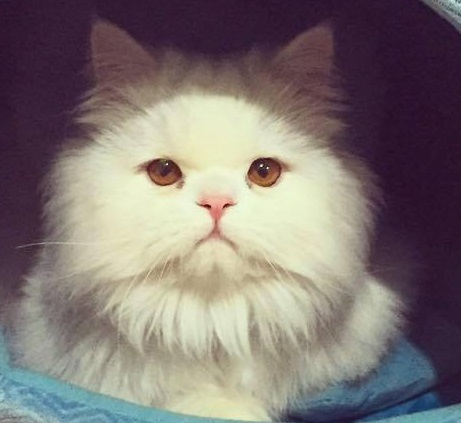
#> input picture 04-Hybrid/Answers/Imgs/cat.jpg, 461 x 423 px
$ python lab04_fft2.py   (Python 2 division)   (older library calls are emulated)
#> lines starting #> are read from the running program, lines starting #| are printed output that depends on the picture
#!/usr/bin/env python

import cv2
import numpy as np
import os
from scipy import misc

image1 = os.getcwd() + '/Imgs/cat.jpg'
image2 = os.getcwd() + '/Imgs/baby.jpg'

s,z = 500, 500

Cat = cv2.imread(image1,0)
#> Cat: shape (423, 461); min 20, max 251, mean 120.6
Cat = cv2.resize(Cat, (s,z))
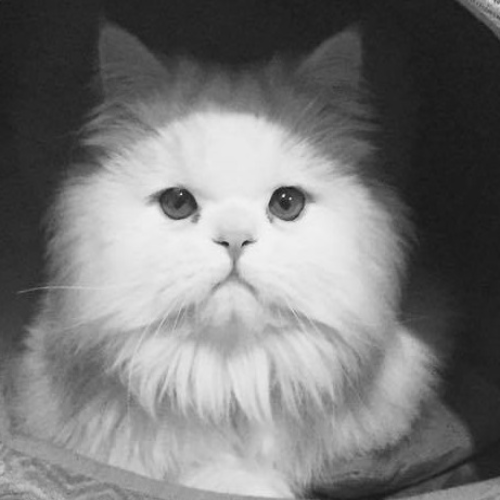
#> Cat: shape (500, 500); min 23, max 245, mean 120.5
fcat = np.fft.fft2(Cat)
fscat = np.fft.fftshift(fcat)

Baby = cv2.imread(image2,0)
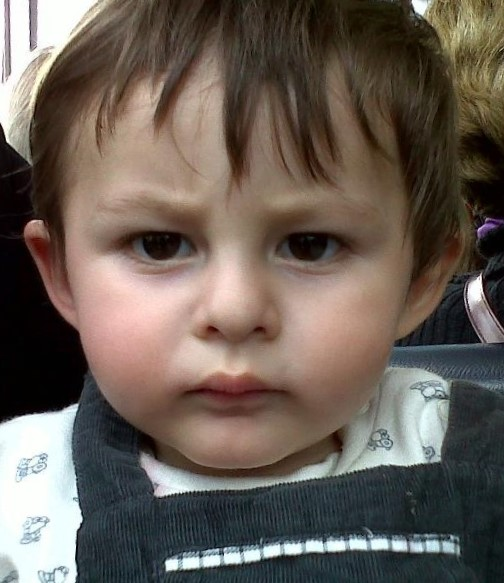
#> input picture 04-Hybrid/Answers/Imgs/baby.jpg, 504 x 583 px
#> Baby: shape (583, 504); min 0, max 255, mean 97.1
Baby = cv2.resize(Baby, (s,z))
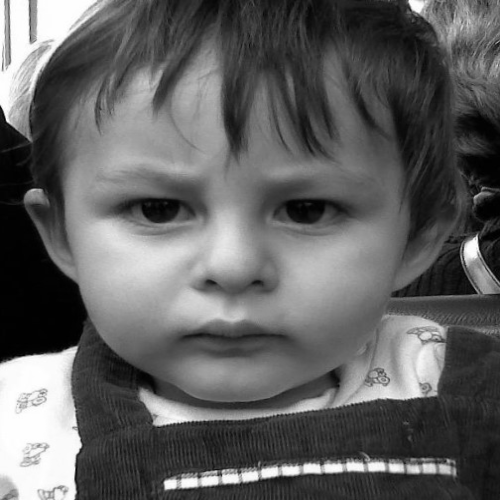
#> Baby: shape (500, 500); min 0, max 255, mean 97
fbaby = np.fft.fft2(Baby)
fsbaby = np.fft.fftshift(fbaby)

a = 2
x,y = Cat.shape
#> x = 500; y = 500
crow,ccol = x/2 , y/2
#> crow = 250; ccol = 250
fscat[crow-a:crow+a, ccol-a:ccol+a] = 0

b = 15
m = np.zeros((x,y))
m[crow-b:crow+b, ccol-b:ccol+b] = 1

fsbaby = fsbaby*m

f_iscat = np.fft.ifftshift(fscat)
img_cat = np.fft.ifft2(f_iscat)
img_cat = np.abs(img_cat)
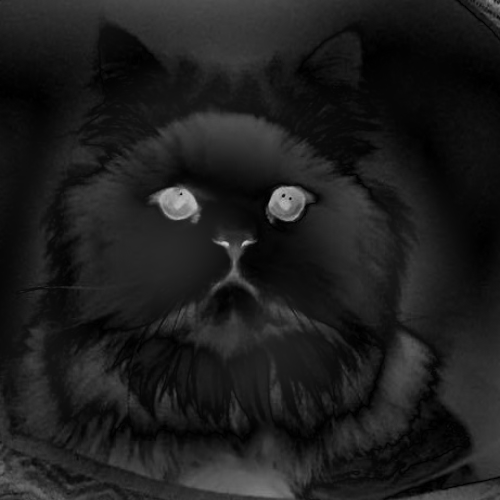
#> img_cat: shape (500, 500) float64; min 0.0168, max 201.5, mean 29.8

f_isbaby = np.fft.ifftshift(fsbaby)
img_baby = np.fft.ifft2(f_isbaby)
img_baby = np.abs(img_baby)

Hybrid = img_baby + img_cat
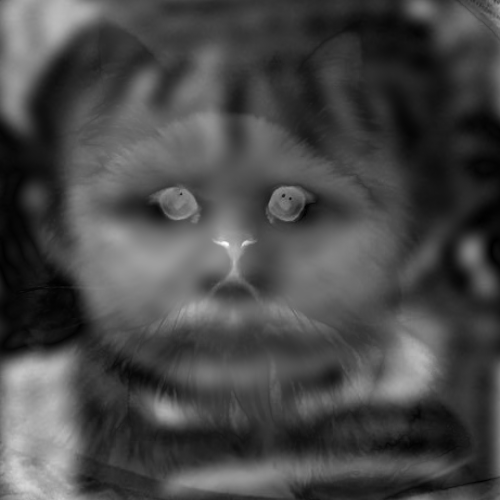
#> Hybrid: shape (500, 500) float64; min 6, max 429.3, mean 127.2; drawn with min black and max white

misc.imsave('hybrid_fft2.png', Hybrid)

I = cv2.resize(Hybrid, (200,200))
I1 = cv2.resize(cv2.pyrDown(I), (200,200))
I2 = cv2.resize(cv2.pyrDown(I1), (200,200))
I3 = cv2.resize(cv2.pyrDown(I2), (200,200))
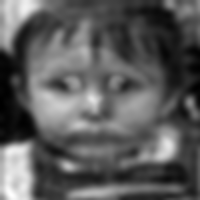
#> I3: shape (200, 200) float64; min 15.9, max 325.1, mean 127.5; drawn with min black and max white
I4 = cv2.resize(cv2.pyrDown(I3), (200,200))

f = np.concatenate((I,I1,I2,I3,I4),axis=1)
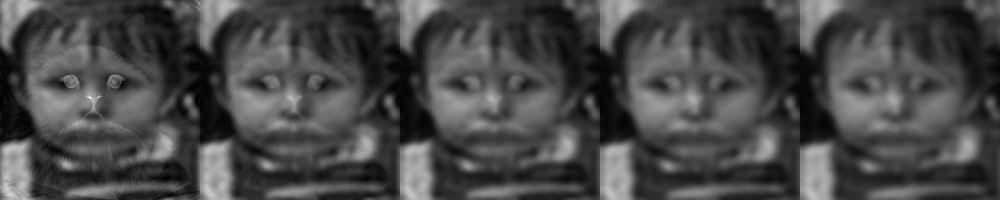
#> f: shape (200, 1000) float64; min 7.89, max 426.4, mean 127.4; drawn with min black and max white

misc.imsave('Pyramid_fft2.png', f)
